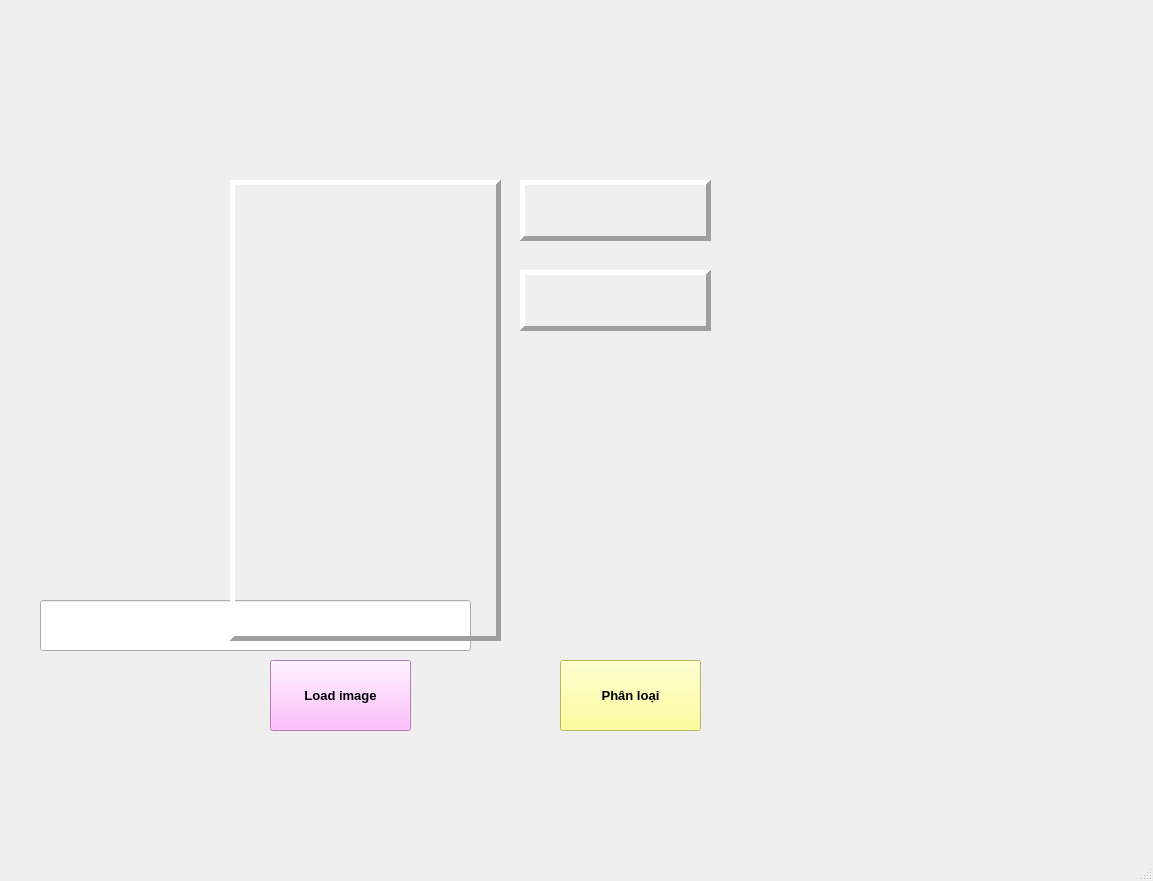
<?xml version="1.0" encoding="UTF-8"?>
<ui version="4.0">
 <class>MainWindow</class>
 <widget class="QMainWindow" name="MainWindow">
  <property name="geometry">
   <rect>
    <x>0</x>
    <y>0</y>
    <width>1153</width>
    <height>881</height>
   </rect>
  </property>
  <property name="windowTitle">
   <string>MainWindow</string>
  </property>
  <widget class="QWidget" name="centralwidget">
   <widget class="QLabel" name="lblimage">
    <property name="geometry">
     <rect>
      <x>0</x>
      <y>0</y>
      <width>1151</width>
      <height>871</height>
     </rect>
    </property>
    <property name="autoFillBackground">
     <bool>false</bool>
    </property>
    <property name="text">
     <string/>
    </property>
    <property name="pixmap">
     <pixmap>12323123.jpg</pixmap>
    </property>
    <property name="scaledContents">
     <bool>true</bool>
    </property>
   </widget>
   <widget class="QLabel" name="imageload">
    <property name="geometry">
     <rect>
      <x>230</x>
      <y>180</y>
      <width>271</width>
      <height>461</height>
     </rect>
    </property>
    <property name="frameShape">
     <enum>QFrame::Panel</enum>
    </property>
    <property name="frameShadow">
     <enum>QFrame::Raised</enum>
    </property>
    <property name="lineWidth">
     <number>5</number>
    </property>
    <property name="text">
     <string/>
    </property>
    <property name="scaledContents">
     <bool>true</bool>
    </property>
   </widget>
   <widget class="QPushButton" name="btnload">
    <property name="geometry">
     <rect>
      <x>270</x>
      <y>660</y>
      <width>141</width>
      <height>71</height>
     </rect>
    </property>
    <property name="font">
     <font>
      <pointsize>10</pointsize>
      <weight>75</weight>
      <bold>true</bold>
     </font>
    </property>
    <property name="autoFillBackground">
     <bool>false</bool>
    </property>
    <property name="styleSheet">
     <string notr="true">background-color: rgb(255, 170, 255)</string>
    </property>
    <property name="text">
     <string>Load image</string>
    </property>
   </widget>
   <widget class="QLabel" name="lblkq">
    <property name="geometry">
     <rect>
      <x>520</x>
      <y>180</y>
      <width>191</width>
      <height>61</height>
     </rect>
    </property>
    <property name="styleSheet">
     <string notr="true">font: 75 12pt &quot;MS Shell Dlg 2&quot;;
color: rgb(255, 0, 0);</string>
    </property>
    <property name="frameShape">
     <enum>QFrame::Panel</enum>
    </property>
    <property name="frameShadow">
     <enum>QFrame::Raised</enum>
    </property>
    <property name="lineWidth">
     <number>5</number>
    </property>
    <property name="text">
     <string/>
    </property>
   </widget>
   <widget class="QLabel" name="lblPhanTram">
    <property name="geometry">
     <rect>
      <x>520</x>
      <y>270</y>
      <width>191</width>
      <height>61</height>
     </rect>
    </property>
    <property name="styleSheet">
     <string notr="true">font: 75 12pt &quot;MS Shell Dlg 2&quot;;
color: rgb(255, 0, 0);</string>
    </property>
    <property name="frameShape">
     <enum>QFrame::Panel</enum>
    </property>
    <property name="frameShadow">
     <enum>QFrame::Raised</enum>
    </property>
    <property name="lineWidth">
     <number>5</number>
    </property>
    <property name="text">
     <string/>
    </property>
   </widget>
   <widget class="QPushButton" name="btnPhanTich">
    <property name="geometry">
     <rect>
      <x>560</x>
      <y>660</y>
      <width>141</width>
      <height>71</height>
     </rect>
    </property>
    <property name="font">
     <font>
      <pointsize>10</pointsize>
      <weight>75</weight>
      <bold>true</bold>
     </font>
    </property>
    <property name="autoFillBackground">
     <bool>false</bool>
    </property>
    <property name="styleSheet">
     <string notr="true">background-color: rgb(255, 255, 127)</string>
    </property>
    <property name="text">
     <string>Phân loại</string>
    </property>
   </widget>
   <widget class="QLineEdit" name="lineEdit">
    <property name="geometry">
     <rect>
      <x>40</x>
      <y>600</y>
      <width>431</width>
      <height>51</height>
     </rect>
    </property>
   </widget>
   <zorder>lineEdit</zorder>
   <zorder>lblimage</zorder>
   <zorder>imageload</zorder>
   <zorder>btnload</zorder>
   <zorder>lblkq</zorder>
   <zorder>lblPhanTram</zorder>
   <zorder>btnPhanTich</zorder>
  </widget>
  <widget class="QMenuBar" name="menubar">
   <property name="geometry">
    <rect>
     <x>0</x>
     <y>0</y>
     <width>1153</width>
     <height>26</height>
    </rect>
   </property>
  </widget>
  <widget class="QStatusBar" name="statusbar"/>
 </widget>
 <resources/>
 <connections/>
</ui>
